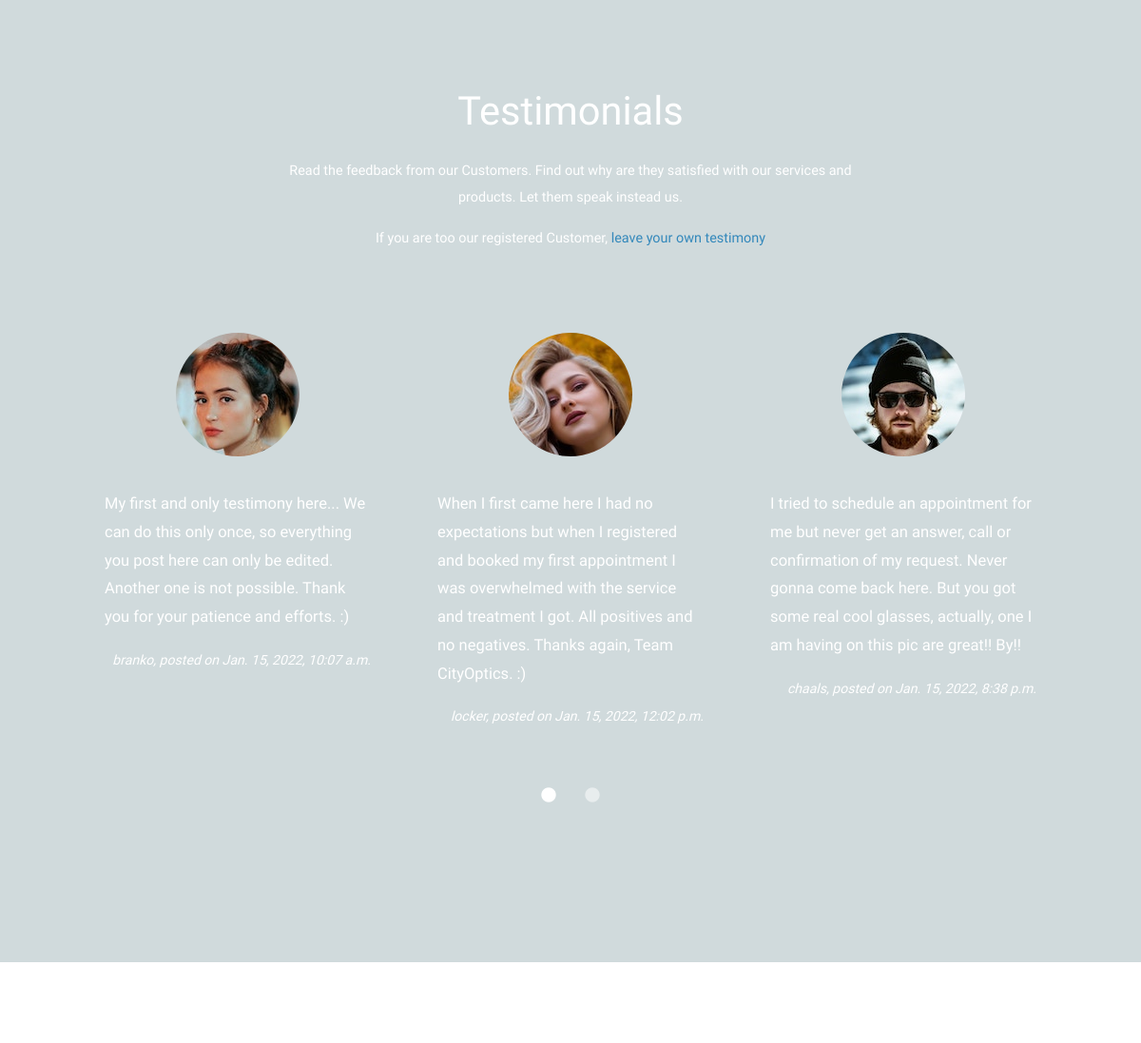
The app's page / (middle part), older data.
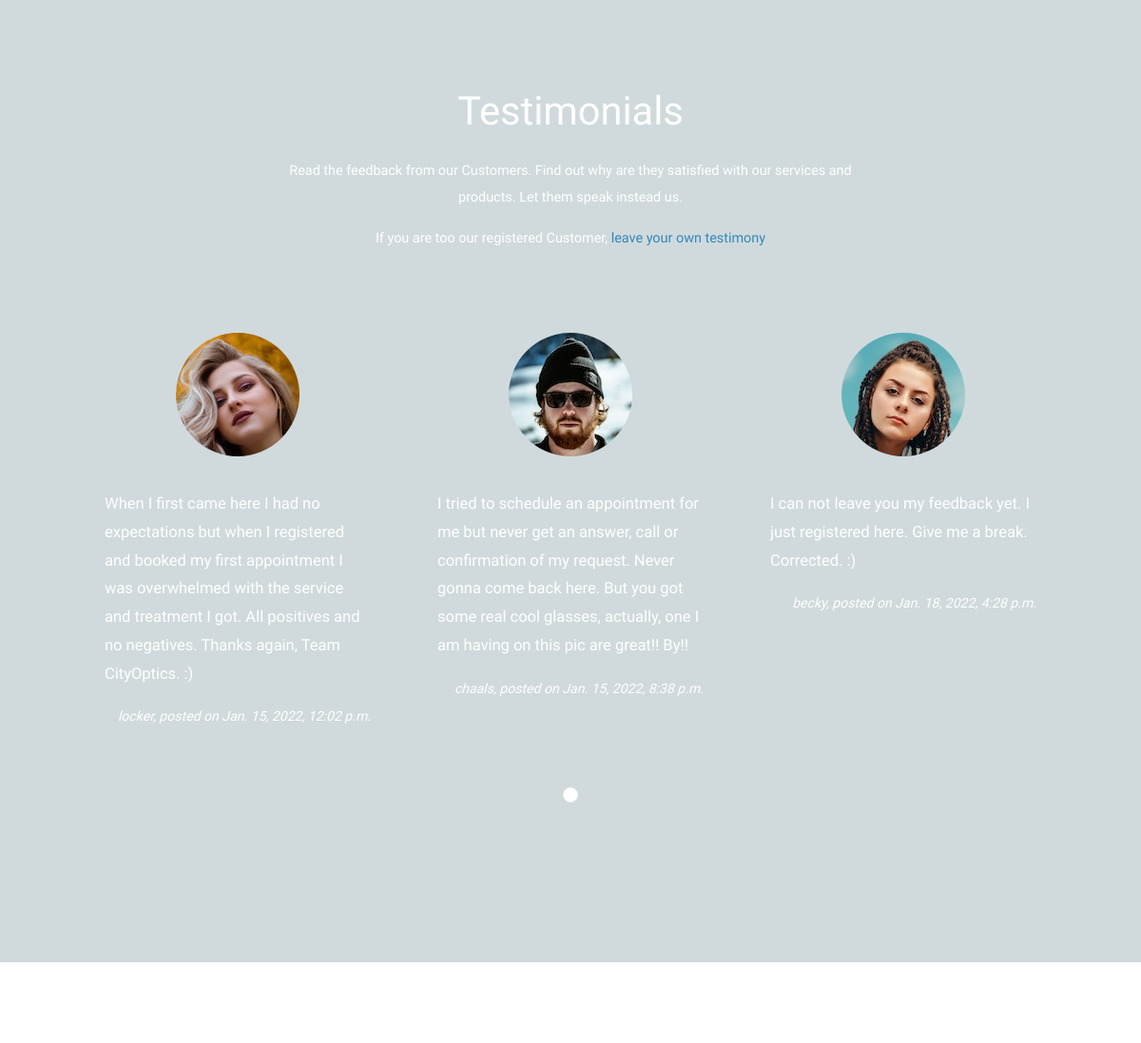
The same page, newer data.
### accounts/models.py (models this page shows, shortened)
class Testimony(models.Model):
    customer = models.OneToOneField(Customer, on_delete=models.CASCADE)
    comment = models.TextField(max_length=555)
    date_created = models.DateTimeField(auto_now_add=True)
    updated = models.DateTimeField(auto_now=True)
    approved = models.BooleanField(default=False)
    image = models.ImageField(default='cat.jpg', upload_to='feedback_pics')
    class Meta:
        verbose_name_plural = 'Testimonies'

class Customer(models.Model):
    user = models.OneToOneField(User, on_delete=models.CASCADE)
    slug = models.SlugField(blank=True, null=True)
    email = models.CharField(max_length=55, unique=True)
    phone = models.CharField(max_length=99, blank=True, null=True)
    created_on = models.DateTimeField(auto_now_add=True)
    discount_used = models.BooleanField(default=False)
    code = models.UUIDField(default=uuid.uuid4, editable=False, unique=True)
    def __str__(self):
        return self.user.username

### products/views.py (the view)
# urls.py: path('', views.index, name='index'),
def index(request):
    if request.method == "POST":
        name = request.POST['name']
        email = request.POST['email']
        message = request.POST['message']
        phone = request.POST['phone']
        context = {
            "name": name,
            "email": email,
            "message": message,
            "phone": phone,
            "object": "Contact",
        }
        return render(request, 'home.html', context)
    else:
        testimonials = Testimony.objects.filter(approved=True)
        context = {'testimonials': testimonials}
        return render(request, 'index.html', context)

### templates/index.html (shortened to what this page needs)
{% extends 'base.html' %}
{% load static %}
{% block content %}
<section id="testimonials" class="tm-section-pad-top tm-parallax-2">
    <div class="container tm-testimonials-content">
        <div class="row">
            <div class="col-lg-12 tm-content-box">
                <h2 class="text-white text-center mb-4 tm-section-title">Testimonials</h2>
                <p class="mx-auto tm-section-desc text-center">
                    Read the feedback from our Customers. Find out why are they satisfied with our services
                    and products. Let them speak instead us.
                </p>
                <p class="mx-auto tm-section-desc text-center">If you are too our registered Customer,
                    <a href="{% url 'testimony' %}">leave your own testimony</a></p>
                <div class="mx-auto tm-gallery-container tm-gallery-container-2">
                    <div class="tm-testimonials-carousel">
                        {% for testimony in testimonials %}
                        <figure class="tm-testimonial-item">
                            <img src="{{ testimony.image.url }}" alt="Image" class="img-fluid mx-auto">
                            <blockquote>{{testimony.comment}}
                            </blockquote>
                            <figcaption><small>{{testimony.customer}}, posted on {{testimony.date_created}}</small>
                            </figcaption>
                        </figure>
                        {% endfor %}
                    </div>
                </div>
            </div>
        </div>
    </div>
    <div class="tm-bg-overlay"></div>
</section>
<section id="gallery" class="tm-section-pad-top">
    <div class="container tm-container-gallery">
    </div>
</section>
{% endblock content %}

Row changes from the older to the newer data that the page shows:
no longer on this page (row edited): Testimony: image (picture), comment "My first and only testimony here... We can do this only once, so everything you post here can only be edited. Another one is not possible. Thank you for your patience and efforts. :)", customer "branko", date_created "Jan. 15, 2022, 10:07 a.m."
now on this page (row unchanged): Testimony: image (picture), comment "I can not leave you my feedback yet. I just registered here. Give me a break. Corrected. :)", customer "becky", date_created "Jan. 18, 2022, 4:28 p.m."
